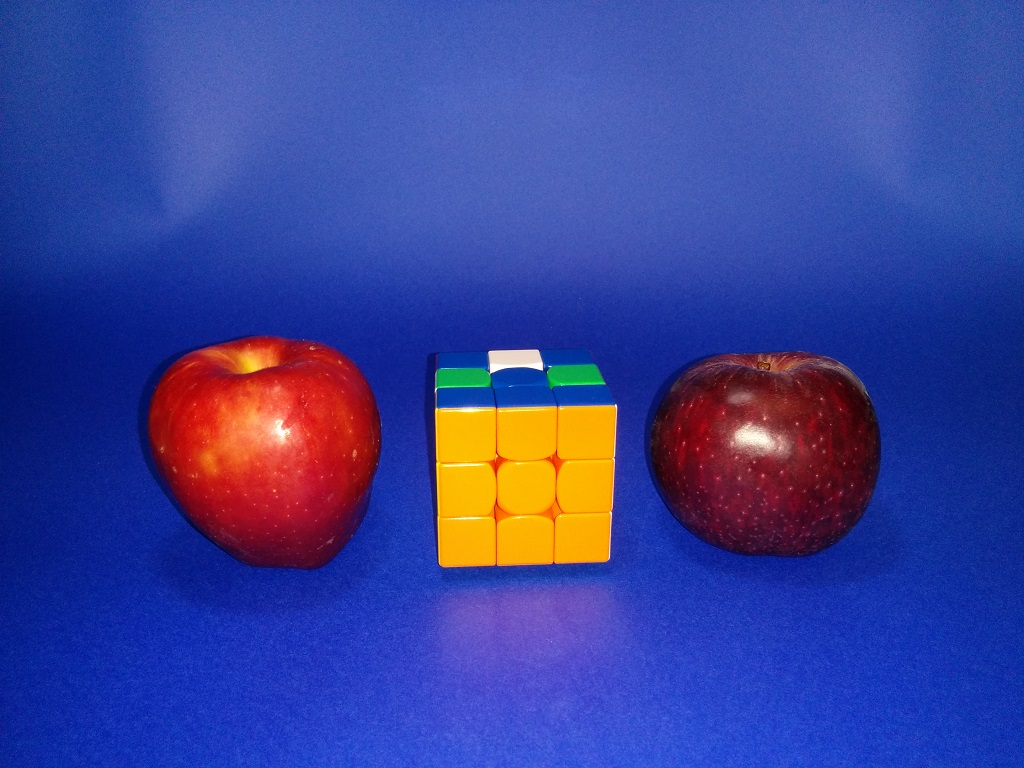
%> input picture Deliverable/image004.jpg, 1024 x 768 px
$ octave Project_04_yellow.m   (GNU Octave 9; MATLAB toolbox functions it lacks are replaced by stand-ins)
%> lines starting %> are read from the running program, lines starting %| are printed output that depends on the picture; in (x1, y1, x2, y2) boxes, pixels count from 0 and x2, y2 are one past the last pixel; in counts of white or black regions, pixels touching at a corner belong together; the program's own positions count from 1
close all; clear all;

se90 = strel('line', 3, 90);
se0 = strel('line', 3, 0);
seD = strel('disk', 5);

A = imread('image004.jpg');
%> A is the input picture: size 768x1024x3 uint8; mean R, G, B 58, 65.8, 150.4

R=A(:,:,1);
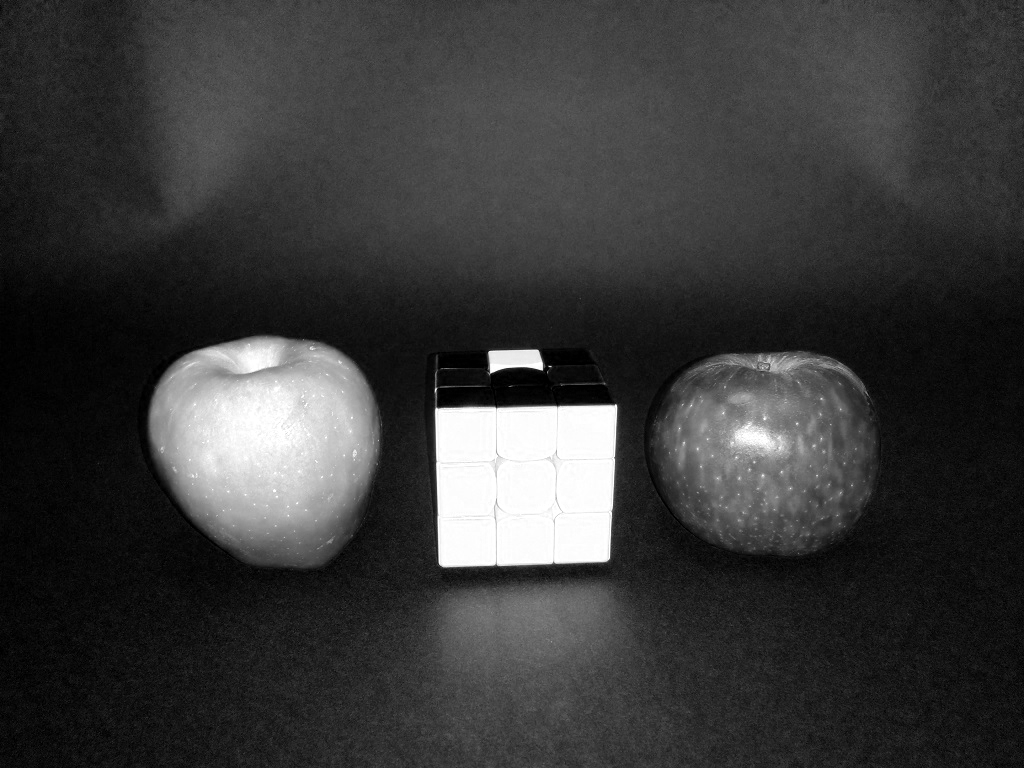
%> R: size 768x1024 uint8; min 0, max 255, mean 58
G=A(:,:,2);
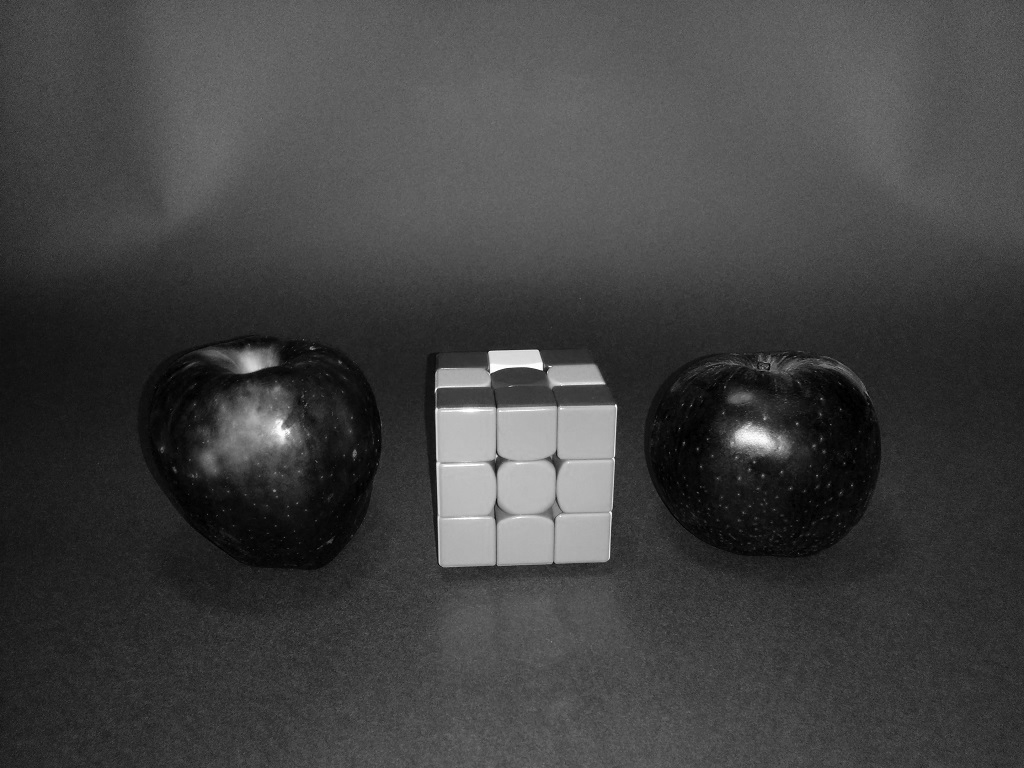
%> G: size 768x1024 uint8; min 0, max 255, mean 65.8
B=A(:,:,3);
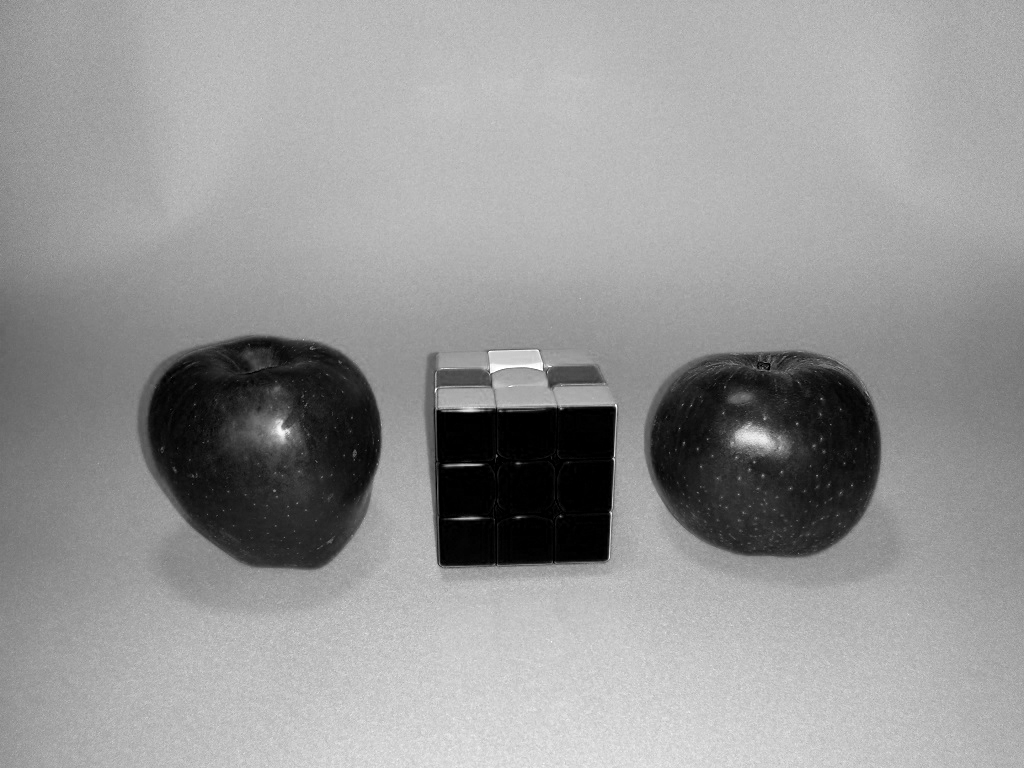
%> B: size 768x1024 uint8; min 0, max 255, mean 150.4

tmp = imdilate(G, strel('disk', 10)) - imerode(R, strel('disk', 10)) - B;
tmp2 = imerode(G, strel('disk', 10)) - imdilate(R, strel('disk', 10)) - B;
mask = tmp - tmp2;

% edge_line = imdilate(edge(mask, 'Canny'), [se90 se0]);

% linea de perimetro
BWdfill = imfill(mask, 'holes');
BWnobord = imdilate(BWdfill, [se90 se0]);
BWfinal = imdilate(imerode(BWnobord, strel('square', 50)), strel('square', 50));
BWoutline = bwperim(BWfinal);
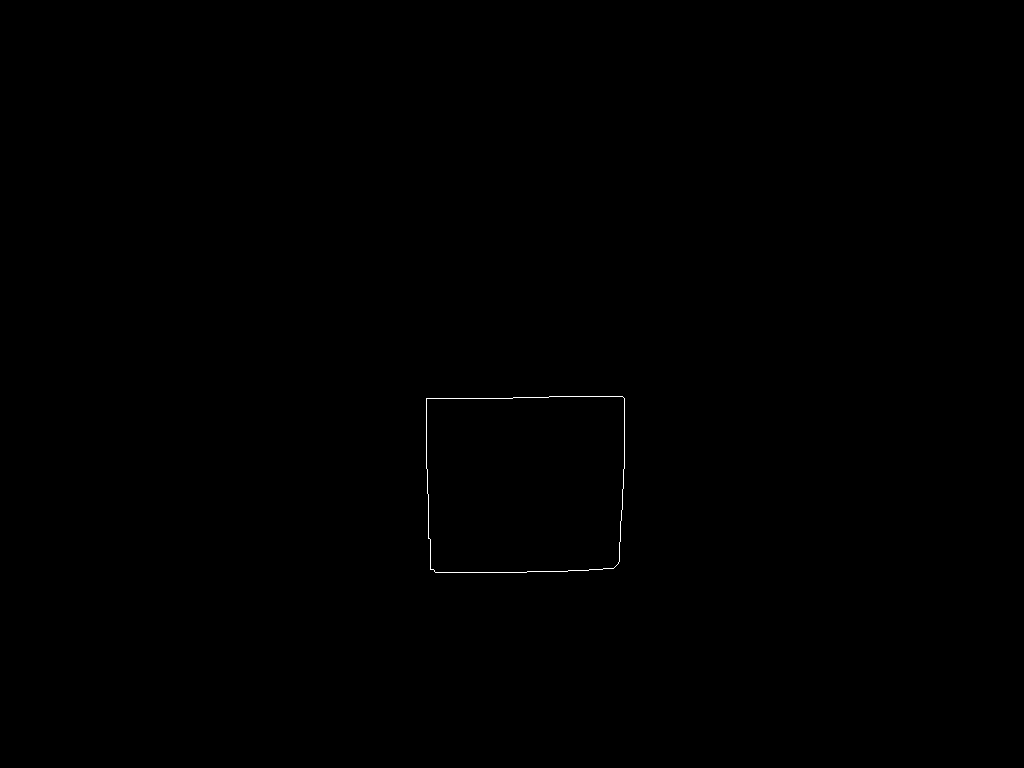
%> BWoutline: size 768x1024 logical; 0.09% white in thin lines or dots, all inside (x1, y1, x2, y2) = (426, 396, 625, 573)

% hacer mas gruesa la linea de perimetro
BWoutline_tick = imdilate(BWoutline, [strel('line', 10, 10) strel('line', 10, 10)]);
%> BWoutline_tick: size 768x1024 logical; 0.98% white; 1 white region, box (x1, y1, x2, y2) and area: (418, 394, 633, 575) 7686

% mostrar la linea de perimetro sobre la imagen original
Segout = A;
Segout(imdilate(BWoutline, strel('square', 5))) = 255;
%> Segout: size 768x1024x3 uint8; 0.47% of pixels changed, all inside (x1, y1, x2, y2) = (424, 394, 627, 575)

% centro de masa
edge_line = edge(BWfinal, 'canny');
%> edge_line: size 768x1024 logical; 0.13% white in thin lines or dots, all inside (x1, y1, x2, y2) = (426, 396, 625, 568)
edge_filled = imfill(imdilate(edge_line, [seD seD]), 'holes');
%> edge_filled: size 768x1024 logical; 4.9% white; 1 white region, box (x1, y1, x2, y2) and area: (418, 388, 633, 576) 38556
edge_eroded = imerode(edge_filled, strel('disk', 60));
%> edge_eroded: size 768x1024 logical; 0.76% white; 1 white region, box (x1, y1, x2, y2) and area: (477, 449, 574, 516) 5953

bw2 = imfill(edge_eroded, 'holes');
s = regionprops(bw2, 'centroid');
%> s = 1 region; Centroid: [525.7 482.6]
centroids = cat(1, s.Centroid);
%> centroids = [525.7 482.6]

figure;
% subplot(331);
image(A);title('Original');
figure;
% subplot(332);
image(R);colormap gray;axis off;title('Red');
figure;
% subplot(333);
image(G);colormap gray;axis off;title('Green');
figure;
% subplot(334);
image(B);colormap gray;axis off;title('Blue');
figure;
% subplot(334);
image(mask);colormap gray;axis off;title('Mask');
% figure;
% % subplot(334);
% image(BWfinal);colormap gray;axis off;title('BWfinal');
figure;
% subplot(335);
image(BWoutline_tick);colormap gray;axis off;title('Outline');

figure;
% subplot(336);
image(BWnobord);
hold(imgca,'on');
plot(imgca,centroids(:,1), centroids(:,2), 'r*');
%> (this line was passed over: imgca is not available in this run)
hold(imgca,'off');title('Centroids');
%> after `title('Centroids')`:
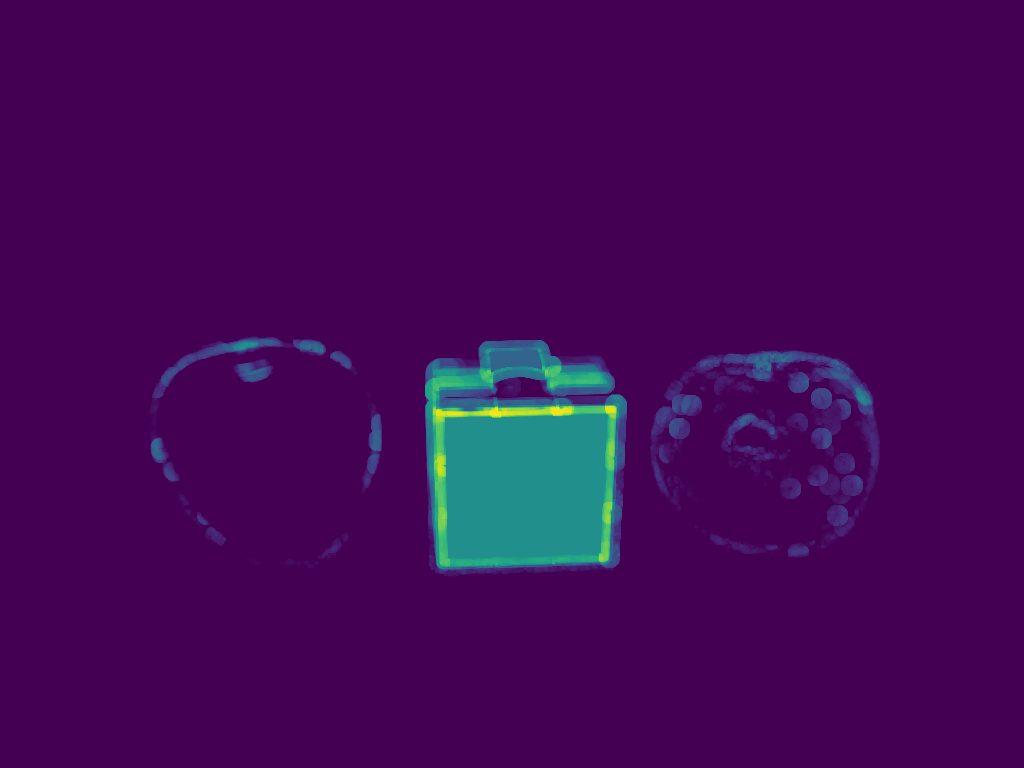
%> displayed picture: size 768x1024x3, on the screen's scale of 0 to 255; mean R, G, B 66.9, 9.4, 87.5

figure;
% subplot(339);
image(Segout);
colormap gray;axis off;title('Outlined original image');

% figure;image(edge_eroded);

$ run again, with Deliverable/image001.jpg copied over Deliverable/image004.jpg
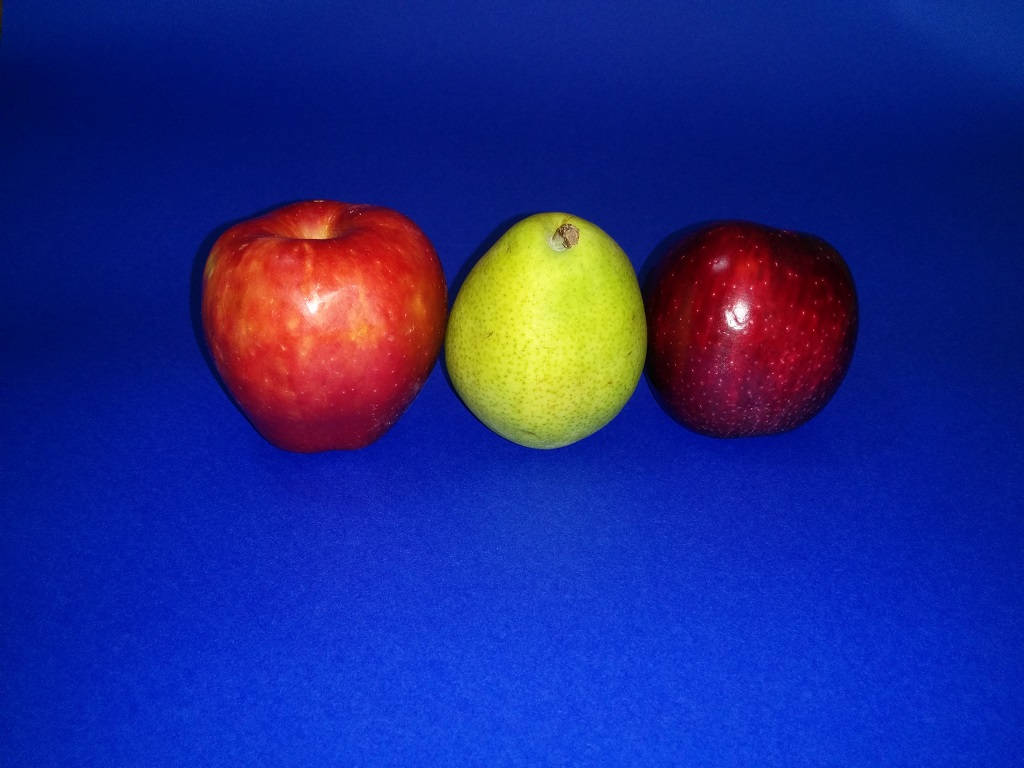
%> input picture Deliverable/image001.jpg, 1024 x 768 px
%> A is the input picture: size 768x1024x3 uint8; mean R, G, B 30.6, 41.3, 138.2
%> tmp2: size 768x1024 uint8; every value is 0
%> `BWoutline = bwperim(BWfinal);`:
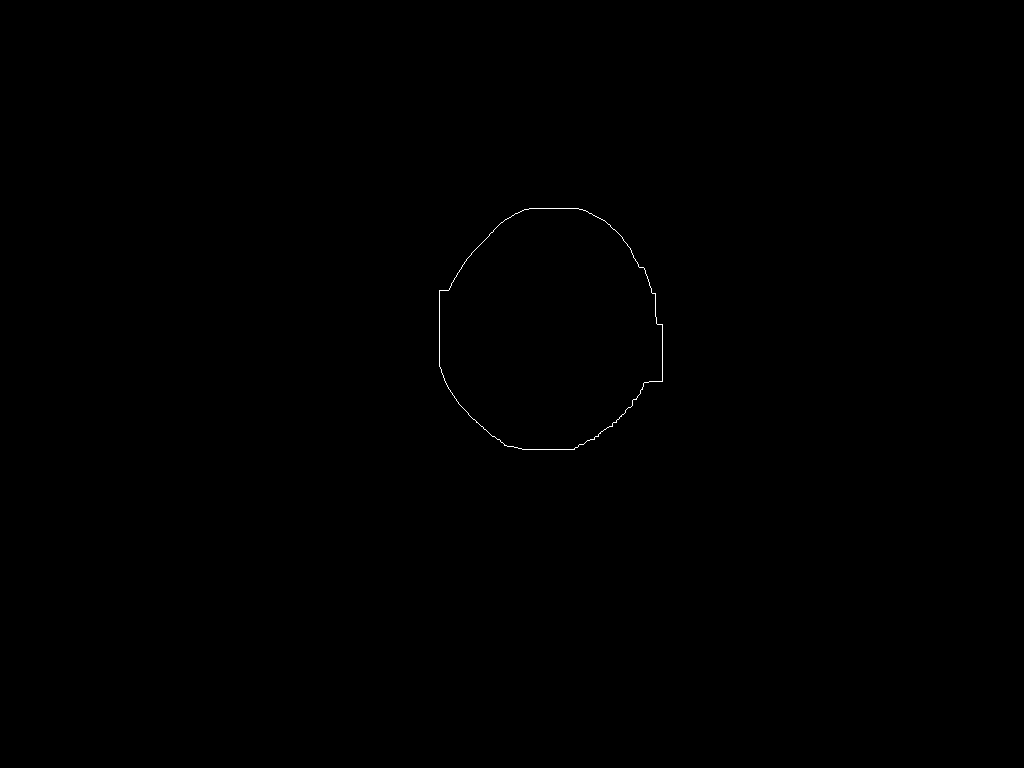
%> BWoutline: size 768x1024 logical; 0.09% white in thin lines or dots, all inside (x1, y1, x2, y2) = (439, 208, 663, 450)
%> BWoutline_tick: size 768x1024 logical; 1.1% white; 1 white region, box (x1, y1, x2, y2) and area: (431, 206, 671, 452) 8882
%> Segout: size 768x1024x3 uint8; 0.56% of pixels changed, all inside (x1, y1, x2, y2) = (437, 206, 665, 452)
%> edge_line: size 768x1024 logical; 0.11% white in thin lines or dots, all inside (x1, y1, x2, y2) = (439, 210, 656, 448)
%> edge_filled: size 768x1024 logical; 6% white; 1 white region, box (x1, y1, x2, y2) and area: (431, 202, 664, 456) 47283
%> edge_eroded: size 768x1024 logical; 1.5% white; 1 white region, box (x1, y1, x2, y2) and area: (491, 261, 605, 397) 12123
%> s = 1 region; Centroid: [548.5 331.3]
%> centroids = [548.5 331.3]
%> `title('Centroids')`:
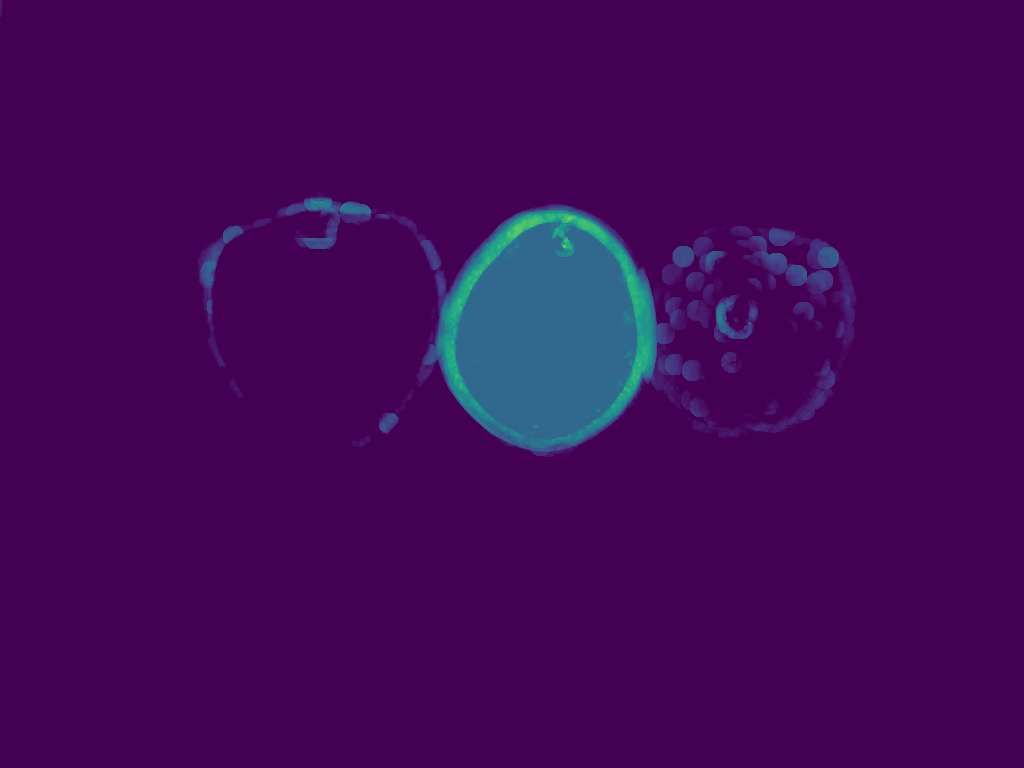
%> displayed picture: size 768x1024x3, on the screen's scale of 0 to 255; mean R, G, B 66.9, 8, 87.9
